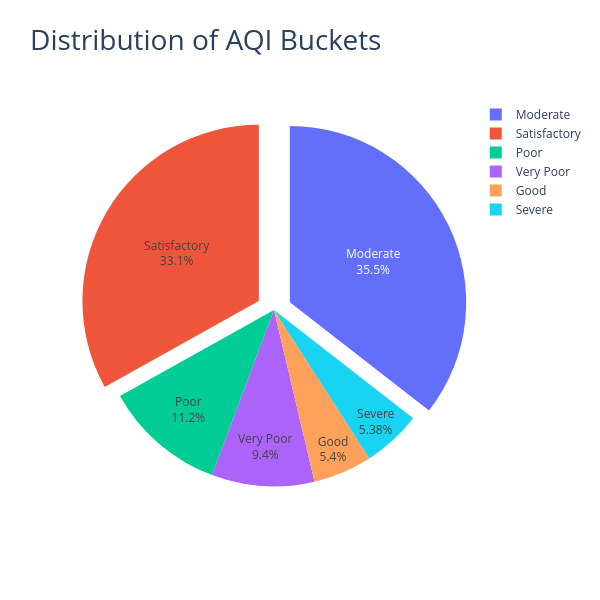

The notebook cell this image was saved under:
### Markdown cell above
## Distribution of AQI Buckets 
- maybe can remove this static one(py)

This pie chart illustrates the distribution of observations in the dataset across various AQI categories. It provides a quick overview of the overall air quality condition represented in the data.

### Code cell
df_bucket = df["AQI_Bucket"].copy()

bucket_counts = df["AQI_Bucket"].value_counts().reset_index()
bucket_counts.columns = ["AQI_Bucket", "Count"]

# Create pie chart
fig = px.pie(
    bucket_counts,
    names="AQI_Bucket",
    values="Count",
    title="Distribution of AQI Buckets",
)

# Display % + label
fig.update_traces(
    textinfo="percent+label",
    pull=[0.1, 0.1]
)

fig.update_layout(
    width=600,
    height=600,
    title_font_size=28
)

fig.show()

### Figure 1 — Plotly figure (JSON) as saved in the notebook; plotly's stock layout.template omitted (floating-point values rounded to 4 significant figures)
{"data": [{"domain": {"x": [0, 1], "y": [0, 1]}, "hovertemplate": "AQI_Bucket=%{label}<br>Count=%{value}<extra></extra>", "labels": ["Moderate", "Satisfactory", "Poor", "Very Poor", "Good", "Severe"], "legendgroup": "", "name": "", "pull": [0.1, 0.1], "showlegend": true, "textinfo": "percent+label", "type": "pie", "values": [8829, 8224, 2781, 2337, 1341, 1338]}], "layout": {"height": 600, "legend": {"tracegroupgap": 0}, "title": {"font": {"size": 28}, "text": "Distribution of AQI Buckets"}, "width": 600}}
